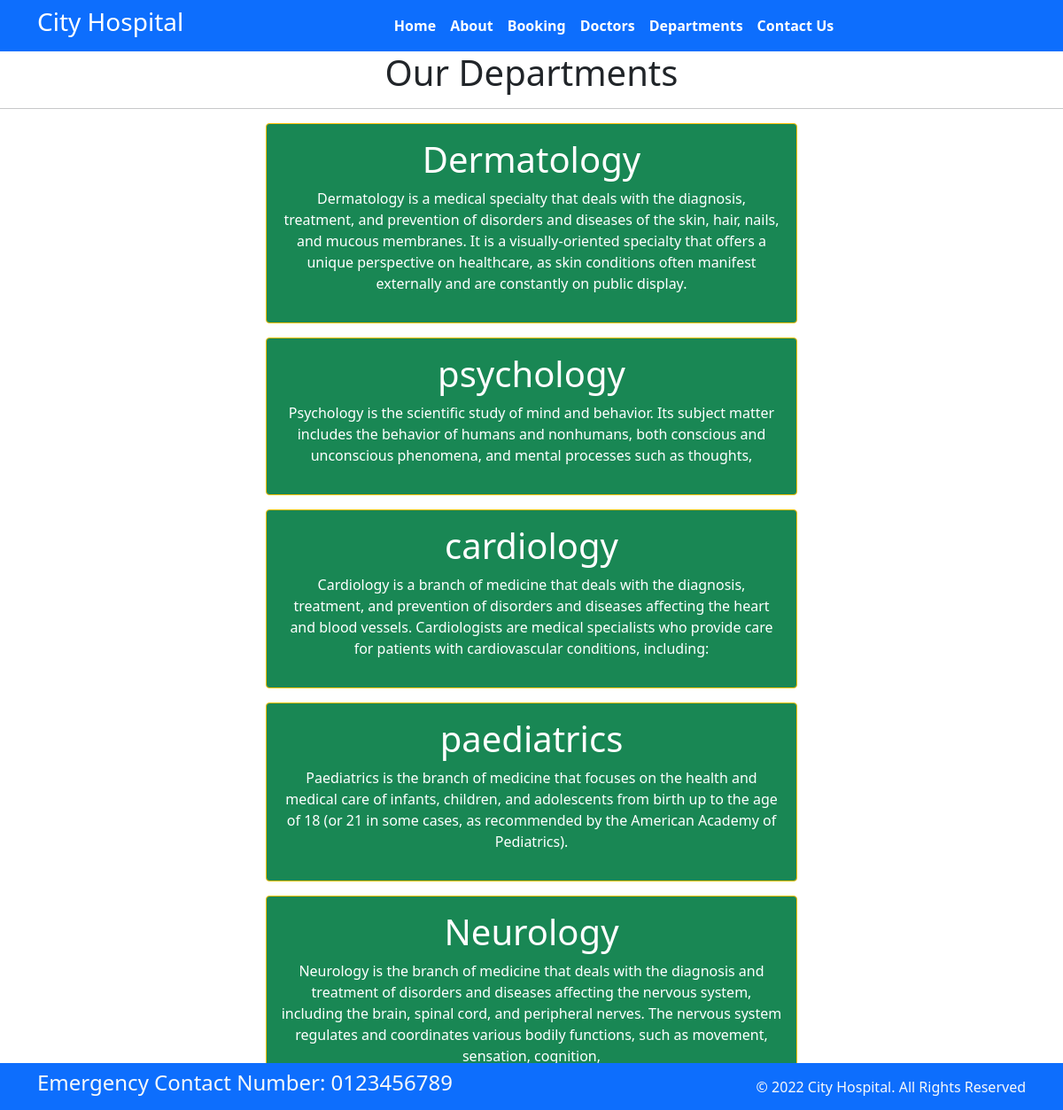
Screenshot of /department with the database file from the repository.
### home/models.py (models this page shows, shortened)
class Departments(models.Model):
    dep_name = models.CharField(max_length=100)
    dep_decription = models.TextField()

### home/views.py (the view)
# urls.py: path('department', views.department, name='department'),
def department(request):
    dict_dept={
        'dept': Departments.objects.all()
    }
    return render(request,'department.html',dict_dept)

### templates/department.html (shortened to what this page needs)
{% extends 'base.html' %}
{% block content%}
<h1 class="text-center"> Our Departments</h1>
<hr>
{% for d in dept %}
<div class="mx-auto w-50 bg-success text-center text-white p-3 my-3 border border-warning rounded">
    <h1>{{d.dep_name}}</h1>
    <p>{{d.dep_decription}}</p>
</div>
{% endfor %}
{% endblock %}

### rows the page displays
Departments: dep_name "Dermatology", dep_decription "Dermatology is a medical specialty that deals with the diagnosis, treatment, and prevention of disorders and diseases of the skin, hair, nails, and mucous membranes. It is a visually-oriented specialty that offers a unique perspective on healthcare, as skin conditions often manifest externally and are constantly on public display."
Departments: dep_name "psychology", dep_decription "Psychology is the scientific study of mind and behavior. Its subject matter includes the behavior of humans and nonhumans, both conscious and unconscious phenomena, and mental processes such as thoughts,"
Departments: dep_name "cardiology", dep_decription "Cardiology is a branch of medicine that deals with the diagnosis, treatment, and prevention of disorders and diseases affecting the heart and blood vessels. Cardiologists are medical specialists who provide care for patients with cardiovascular conditions, including:"
Departments: dep_name "paediatrics", dep_decription "Paediatrics is the branch of medicine that focuses on the health and medical care of infants, children, and adolescents from birth up to the age of 18 (or 21 in some cases, as recommended by the American Academy of Pediatrics)."
Departments: dep_name "Neurology", dep_decription "Neurology is the branch of medicine that deals with the diagnosis and treatment of disorders and diseases affecting the nervous system, including the brain, spinal cord, and peripheral nerves. The nervous system regulates and coordinates various bodily functions, such as movement, sensation, cognition,"
